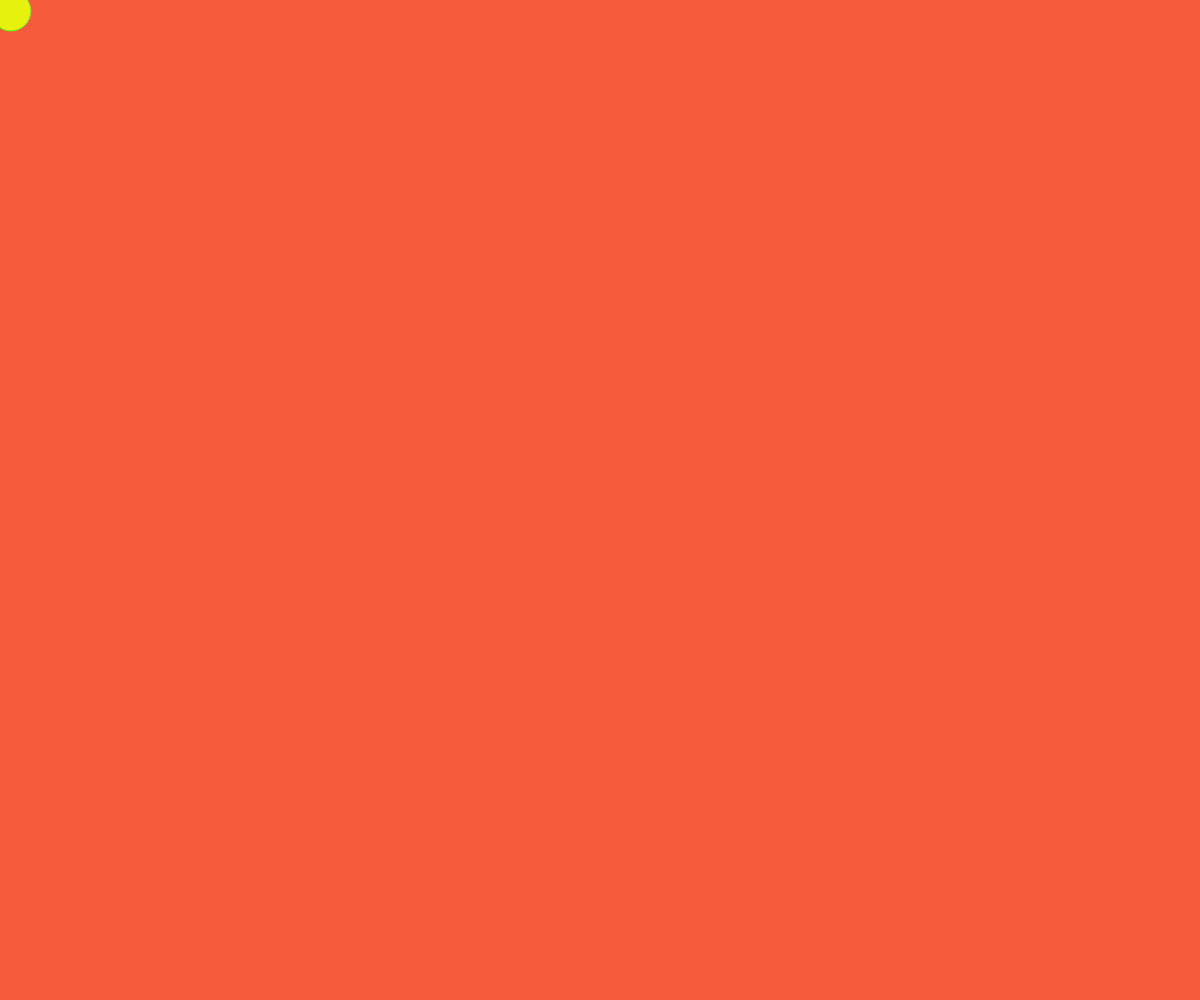
Frame 1 (no input)
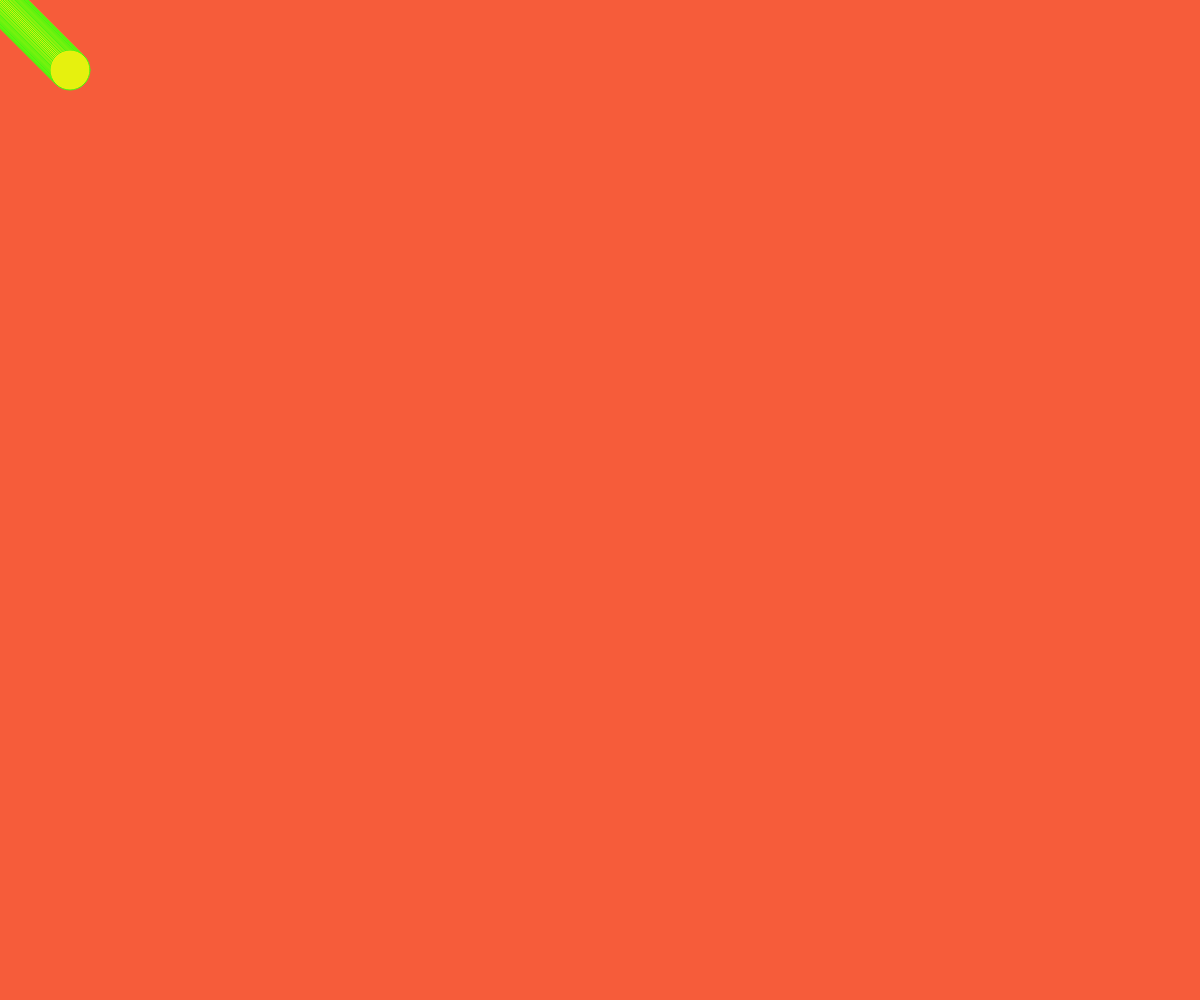
Frame 60 (no input)
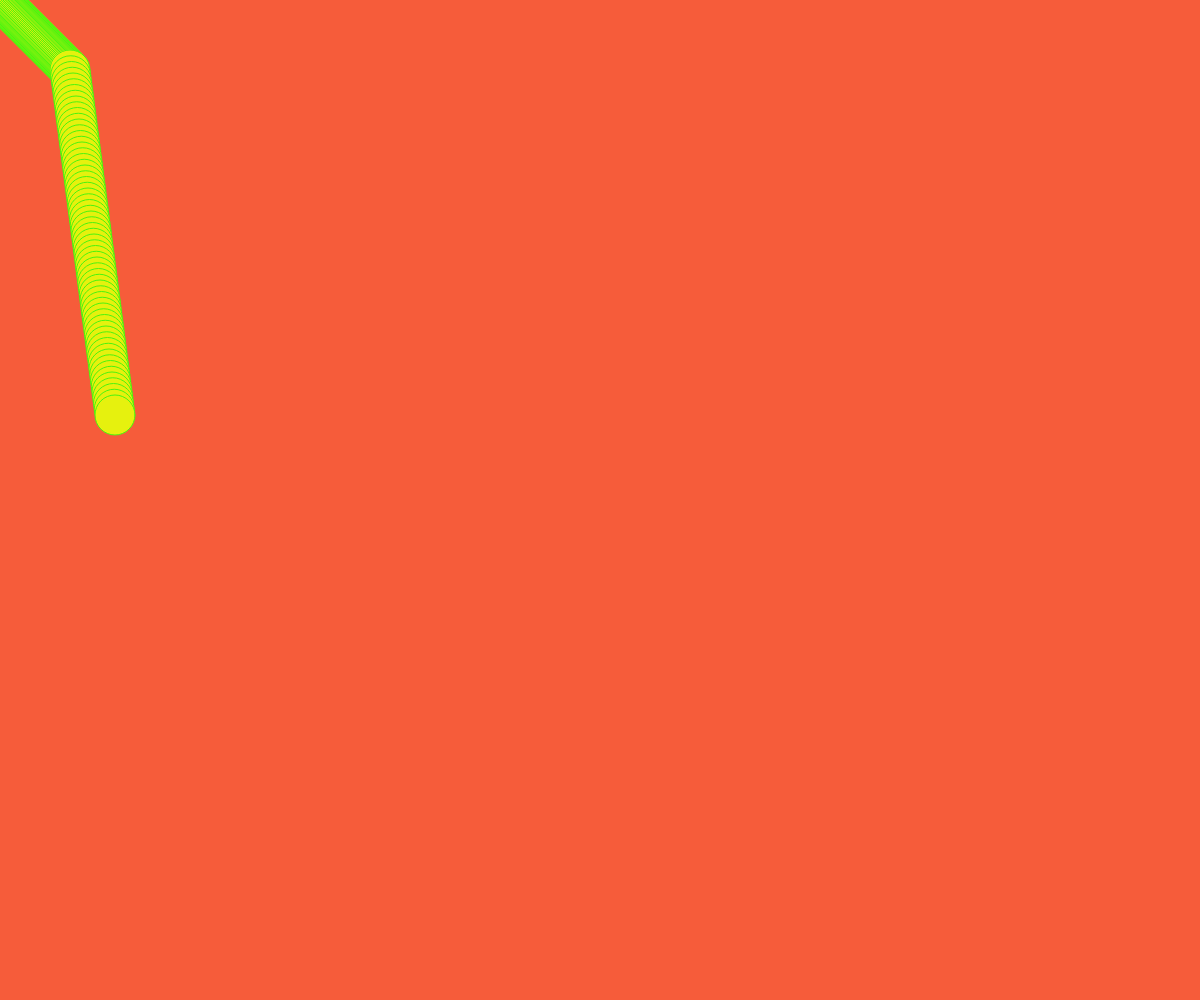
Frame 120 (the mouse pressed at the canvas centre since frame 60)

The p5.js sketch that drew these frames (run headless with seeded random() and noise() and a simulated clock; from frame 60 on, the mouse is pressed at the canvas centre):

// p5.js sketch
// ── sketch.js


var ball = {};
ball.width = 40;
ball.x = 10;
ball.y = 10;
ball.delta_x = 1;
ball.delta_y = 1;
ball.scale_x = 1;
ball.scale_y = 1;

function setup() {
    createCanvas(windowWidth, windowHeight);
    background('rgb(246, 92, 58)');
}



function draw() {

    ball.x += ball.delta_x * ball.scale_x;
    ball.y += ball.delta_y * ball.scale_y;


    if (ball.x >= width || ball.x <= 0) {
        ball.delta_x = -1 * ball.delta_x;
    }
    if (ball.y >= height || ball.y <= 0) {
        ball.delta_y = -1 * ball.delta_y;
    }
    stroke('rgb(74, 244, 15)');                         //add outline color to change default to green
    fill('rgb(230, 241, 14)');                          //change fill to yellow
    ellipse(ball.x, ball.y, ball.width, ball.width);




}

function mousePressed() {                               //creates change when mouse is clicked
    ball.scale_x = map(mouseX, 0, width, 0.5, 1);
    ball.scale_y = map(mouseY, 0, height, 0.5, 11);
}
